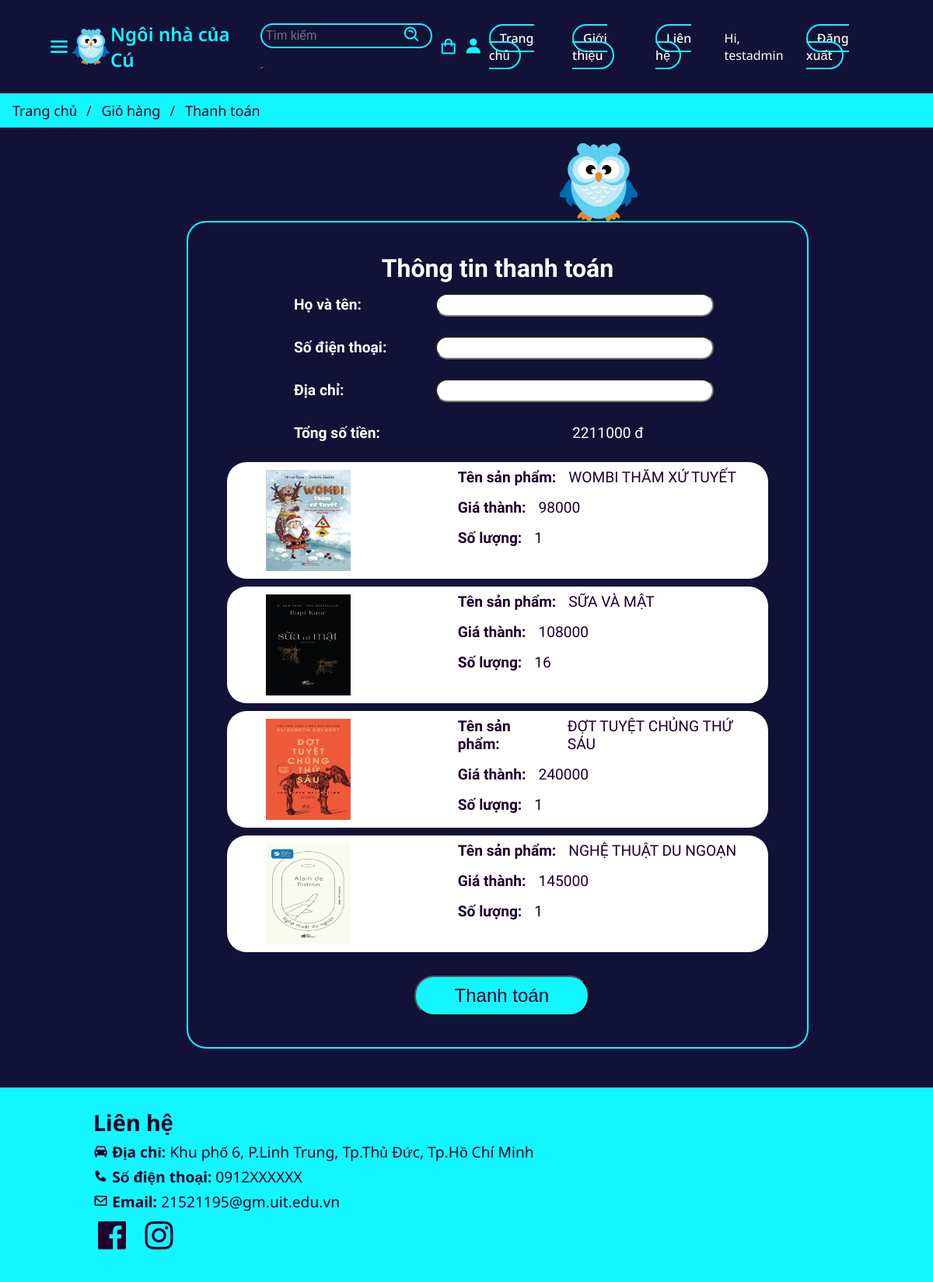
The page /payment/ (signed in) on the database its author committed.
### polls/models.py (models this page shows, shortened)
class CustomUser(AbstractBaseUser, PermissionsMixin):
    username = models.CharField(max_length=100, unique=True)
    phone = models.CharField(max_length=15, default='N/A')
    email = models.EmailField(unique=True)
    date_joined = models.DateTimeField(default=timezone.now)
    is_active = models.BooleanField(default=True)
    is_staff = models.BooleanField(default=False)
    objects = CustomUserManager()
    USERNAME_FIELD = 'email'
    REQUIRED_FIELDS = ['username', 'phone']

class Cart(models.Model):
    user = models.ForeignKey(CustomUser, on_delete=models.CASCADE, null=True, blank=True)
    product_id = models.PositiveIntegerField()
    quantity = models.PositiveIntegerField()

class Product(models.Model):
    id = models.IntegerField(primary_key=True)
    category = models.ForeignKey(Category, related_name='product', on_delete=models.CASCADE)
    create_by = models.CharField(max_length=255, default='admin')
    title = models.CharField(max_length=255)
    author = models.CharField(max_length=255, default='admin')
    description = models.TextField(blank=True)
    intro = models.TextField(blank=True)
    image = models.ImageField(upload_to='images/')
    suplier = models.CharField(max_length=255)
    publisher = models.CharField(max_length=255, blank=True)
    release_date = models.DateField()
    language = models.CharField(max_length=255)
    weight = models.IntegerField()
    size = models.CharField(max_length=255)
    page = models.IntegerField()
    book_quality = models.CharField(max_length=255)
    slug = models.SlugField(max_length=255)
    price = models.IntegerField()
    in_stock = models.BooleanField(default=True)
    is_active = models.BooleanField(default=True)
    created = models.DateTimeField(auto_now_add=True)
    updated = models.DateField(auto_now=True)
    views = models.PositiveIntegerField(default=0)
    class Meta:
        verbose_name_plural = 'Products'
        ordering = ('-created',)

### polls/views.py (the view)
# urls.py: path('payment/', views.payment_view, name='payment_view'),
@login_required
def payment_view(request):
    user = request.user
    list_item=[]
    cart = Cart.objects.filter(user=user).order_by('-product_id')
    for c in cart:
        list_item.append(c.product_id)
    item = Product.objects.filter(
        id__in=list_item
    ).order_by('-id')
    total_amount = 0
    for i in range (0, len(cart)):
        total_amount += cart[i].quantity * item[i].price
    return render(request, 'polls/pay_index.html',
                  {
                      'cart': cart,
                      'items': item,
                      'total_amount': total_amount
                  })

### polls/templates/polls/pay_index.html (shortened to what this page needs)
{% load static %}
<!DOCTYPE html>
<html lang="en">
<head>
    <link rel="stylesheet" type="text/css" href="{% static 'polls/css/homepage_style.css' %}">
    <link rel="stylesheet" type="text/css" href="{% static 'polls/css/pay_style.css' %}">
    <link rel="stylesheet" type="text/css" href="{% static 'polls/css/account_style.css' %}">
    <link href='https://unpkg.com/boxicons@2.1.4/css/boxicons.min.css' rel='stylesheet'>
</head>
<body class="pay-html">
    <header>
        <i class='bx bx-menu' style='color:#12f7ff' id="bx-menu">
        </i>
        <img src="{% static 'polls/image/logo.svg' %}" alt="">
        <a href="{% url 'polls:homepage' %}" class="logo">Ngôi nhà của Cú</a>
        <ul class="search">
            <form action="{% url 'polls:search' %}" method="get">
            <li>
                <input type="text" placeholder="Tìm kiếm" name="search">
                <button type='submit'><i class='bx bx-search-alt' style='color:#12f7ff'></i></button>
            </li>
            </form>
            {% if user.is_authenticated %}
            <li><a href="{% url 'polls:cart' %}"><i class='bx bx-shopping-bag' style='color:#12f7ff'></i></a></li>
            <li><a href="{% url 'polls:account'%}"><i class='bx bxs-user' style='color:#12f7ff'></i></a></li>
            {% else %}
            <li><a href="{% url 'polls:login' %}"><i class='bx bx-shopping-bag' style='color:#12f7ff'></i></a></li>
            <li><a href="{% url 'polls:login' %}"><i class='bx bxs-user' style='color:#12f7ff'></i></a></li>
            {% endif %}
        </ul>
        {% if user.is_authenticated %}
        <ul class="navlist">
            <li><a href="{% url 'polls:homepage' %}">Trang chủ</a></li>
            <li><a href="{% url 'polls:homepage' %}#about">Giới thiệu</a></li>
            <li><a href="{% url 'polls:homepage' %}#contact">Liên hệ</a></li>
            <li>Hi, {{ user.username }}</li>
            <li><a href="{% url 'polls:logout' %}">Đăng xuất</a></li>
        </ul>
        {% endif %}
    </header>
    <ul class="breadcrumb">
        <li><a href="{% url 'polls:homepage' %}">Trang chủ</a></li>
        <li><a href="{% url 'polls:cart' %}">Giỏ hàng</a></li>
        <li>Thanh toán</li>
    </ul>
    <img src="{% static 'polls/image/logo.svg' %}" alt="" id="small-logo">
    <div class="pay">
        <form action="{% url 'polls:payment' %}" method="post">
            <h1>Thông tin thanh toán</h1>
            <div class="detail">
                <div class="eachline">
                    <p><b>Họ và tên: </b></p>
                    <input id="pay_username" type="text" name="pay_username">
                </div>
                <div class="eachline">
                    <p><b>Số điện thoại: </b></p>
                    <input id="pay_phonenumber" type="text" name="pay_phonenumber">
                </div>
                <div class="eachline">
                    <p><b>Địa chỉ: </b></p>
                    <input id="pay_address" type="text" name="pay_address">
                </div>
                <div class="eachline">
                    <p><b>Tổng số tiền: </b></p>
                    <p>{{ total_amount }} đ</p>
                </div>
            </div>
            {% for item in items %}
            {% for c in cart%}
            {% if c.product_id == item.id %}
            <div class="books">
                <img src="{{ item.image.url }}" alt="">
                <div class="detail_book">
                    <div class="line">
                        <p><b>Tên sản phẩm: </b></p>
                        <p>{{ item.title }}</p>
                    </div>
                    <div class="line">
                        <p><b>Giá thành: </b></p>
                        <p>{{ item.price }}</p>
                    </div>
                    <div class="line">
                        <p><b>Số lượng: </b></p>
                        <p>{{ c.quantity }}</p>
                    </div>
                </div>
            </div>
            {% endif %}
            {% endfor %}
            {% endfor %}
            <button type="submit" class="btn-submit-pay">Thanh toán</button>
        </form>
    </div>
    <footer id="contact">
        <h2>Liên hệ</h2>
        <ul>
            <li><i class='bx bxs-car' style='color:#1d002c'></i><b> Địa chỉ:</b> Khu phố 6, P.Linh Trung, Tp.Thủ Đức, Tp.Hồ Chí Minh</li>
            <li><i class='bx bxs-phone' style='color:#1d002c'></i><b> Số điện thoại:</b> 0912XXXXXX</li>
            <li><i class='bx bx-envelope' style='color:#1d002c'></i><b> Email:</b> 21521195@gm.uit.edu.vn</li>
        </ul>
        <ul class="social">
            <i class='bx bxl-facebook-square'></i>
            <i class='bx bxl-instagram'></i>
        </ul>
    </footer>
</body>
</html>

### polls/static/polls/css/homepage_style.css (style rules this page uses)
* { margin: 0; padding: 0; box-sizing: border-box; list-style: none; scroll-behavior: smooth; }
body { font-family: 'Noto Sans', sans-serif; background-color: #1d002c; color: white; overflow-x: hidden; }
header { padding: 25px 5%; position: sticky; background: #121137; left: 0; top: 0; display: flex; justify-content: space-between; align-items: center; width: 100%; z-index: 1005; }
header img { height: 50px; width: 50px; display: flex; }
.logo { font-size: 1.5rem; color: #12f7ff; text-decoration: none; font-weight: 600; }
ul.navlist { display: flex; align-items: center; }
.navlist li { margin-left: 0.5rem; }
.navlist li a { color: white; text-decoration: none; font-weight: 500; font-size: 1rem; padding: 5px 12px; border: 2px solid #12f7ff; border-radius: 25px; transition: all .3s ease; }
ul.search { display: flex; align-items: center; }
.search li { margin-left: 0.5rem; font-size: 1.5rem; }
.search input { background-color: #121137; font-size: 1rem; border: 2px solid #12f7ff; border-radius: 25px; color: #fff; padding: 5px; }
.search li:first-child { position: relative; }
.search li:first-child i { position: absolute; right: 15px; top: 8px; }
.search button { font-size: 1.5rem; cursor: pointer; background: #121137; }
header .bx-menu { font-size: 2rem; cursor: pointer; }
footer { background: #12f7ff; color: #1d002c; font-size: 1.2rem; padding: 25px 10%; }
footer li { padding-top: 5px; }
.social { font-size: 3rem; }

### polls/static/polls/css/pay_style.css (style rules this page uses)
.pay-html { background: #121137; }
.pay { margin-top: 120px; margin-bottom: 50px; font-family: 'Agbalumo', sans-serif; width: 800px; border: 2px solid #12f7ff; border-radius: 25px; padding: 40px; background: #121137; color: #fff; margin-left: 20%; }
.pay h1 { font-size: 2rem; text-align: center; }
.pay p { padding: 1rem 1rem; font-size: 1.2rem; }
.books { display: flex; border-radius: 25px; background: #fff; color: #1d002c; margin: 10px 10px; }
.books img { min-width: 30%; max-width: 30%; height: 150px; padding: 10px 50px; flex: 0.5; }
.detail_book { padding-left: 5rem; }
.detail_book .line { display: flex; }
.detail_book .line p { padding: 0.5rem 0.5rem; }
ul.breadcrumb { padding: 10px 16px; list-style: none; background-color: #12f7ff; }
ul.breadcrumb li { display: inline; font-size: 18px; color: #1d002c; }
ul.breadcrumb li+li:before { padding: 8px; color: #1d002c; content: "/\00a0"; }
ul.breadcrumb li a { color: #1d002c; text-decoration: none; }
.btn-submit-pay { background: #12f7ff; color: #1d002c; font-weight: 500; font-size: 1.5rem; padding: 10px 50px; border-radius: 25px; transition: all .3s ease; margin-top: 20px; margin-left: 35%; }
#small-logo { height: 100px; width: 100px; position: absolute; margin-left: 60%; object-fit: cover; margin-top: 20px; }
.eachline p { margin-left: 5rem; }
.eachline input { border-radius: 25px; height: 30px; padding-left: 10px; color: #1d002c; background: #fff; font-size: 1rem; width: 50%; margin-right: 5rem; }

### polls/static/polls/css/account_style.css (style rules this page uses)
.eachline { display: flex; flex-direction: row; align-items: center; }
.eachline p { flex: 1; }
#small-logo { height: 100px; width: 100px; position: absolute; margin-left: 60%; object-fit: cover; margin-top: 20px; }
ul.breadcrumb { padding: 10px 16px; list-style: none; background-color: #12f7ff; }
ul.breadcrumb li { display: inline; font-size: 18px; color: #1d002c; }
ul.breadcrumb li+li:before { padding: 8px; color: #1d002c; content: "/\00a0"; }
ul.breadcrumb li a { color: #1d002c; text-decoration: none; }

### rows shown on the page
CustomUser: username "testadmin"
Product: title "WOMBI THĂM XỨ TUYẾT", price "98000"
Cart: image (picture), quantity "1"
Product: title "SỮA VÀ MẬT", price "108000"
Cart: image (picture), quantity "16"
Product: title "ĐỢT TUYỆT CHỦNG THỨ SÁU", price "240000"
Cart: image (picture), quantity "1"
Product: title "NGHỆ THUẬT DU NGOẠN", price "145000"
Cart: image (picture), quantity "1"

### other values the page prints
{{ total_amount }} "2211000"
